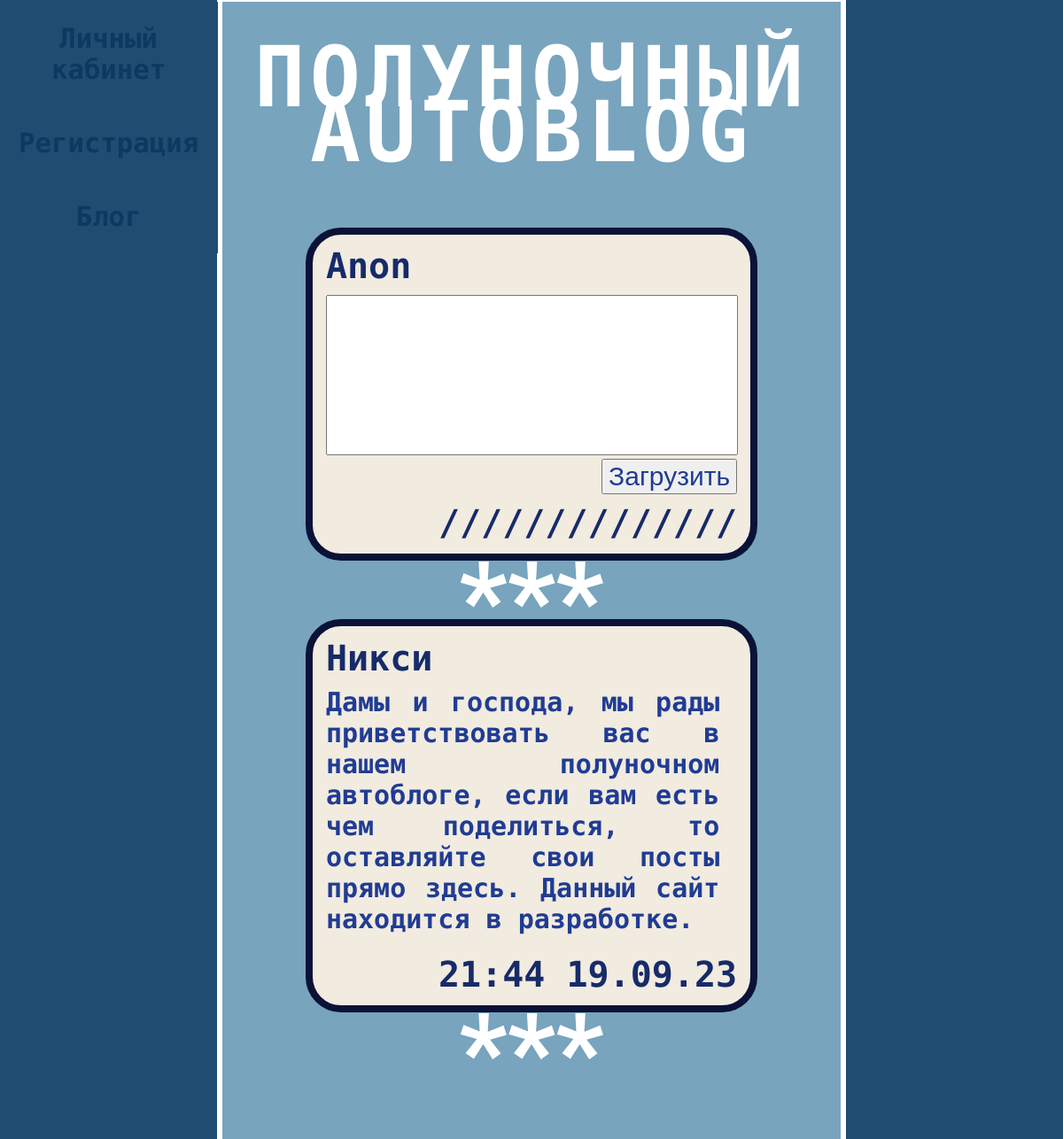
Before: / with the older database file.
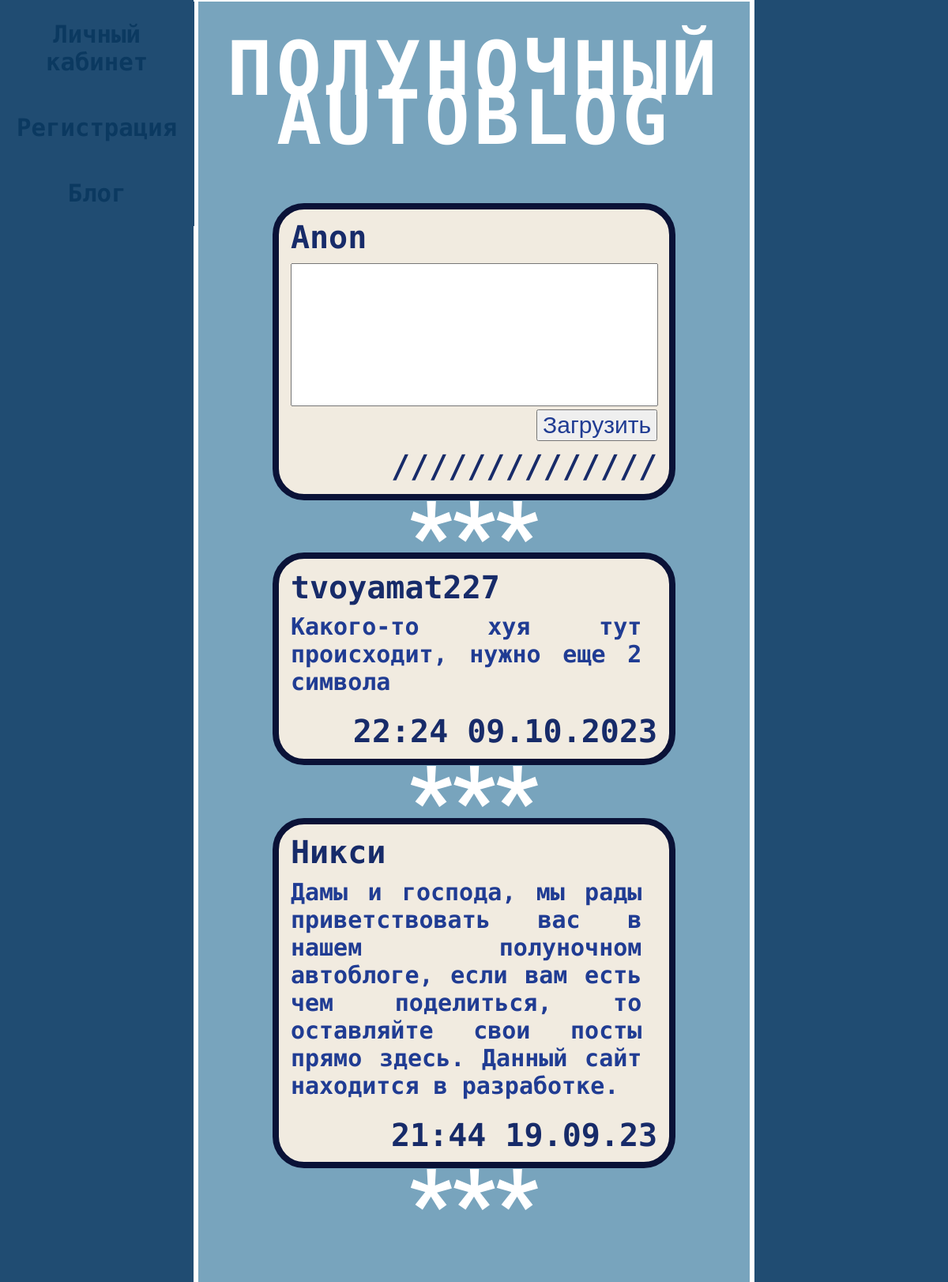
After: the same page with the newer database file.
### models.py (models this page shows, shortened)
class Posts(db.Model):
    id = db.Column(db.Integer, primary_key=True)
    usr = db.Column(db.String(50))
    text = db.Column(db.Text, nullable=True)
    time = db.Column(db.DateTime)
    string_time = db.Column(db.String(50))

### app.py (the view, shortened to what this page needs)
@app.route("/", methods=["POST", "GET"])
def index():
    posts = getTenPosts()
    if current_user.is_authenticated:
        nickname = current_user.getName()
    else:
        nickname = None
    form = PostForm()
    return render_template("index.html", menu=menu, nickname=nickname, form=form, posts=posts)

### forms.py
class PostForm(FlaskForm):
    post = TextAreaField("Поле", validators=[Length(min=30, max=300, message="Должен быть от 30 до 300 символов")])
    submit = SubmitField("Загрузить")

### models.py (called while the page is built)
def getTenPosts():
    try:
        result = Posts.query.all()[0:10]
        result.reverse()
        return result
    except:
        print("Что-то пошло не так при загрузке постов")

### templates/index.html (shortened to what this page needs)
{% extends "base.html"%}
{% block content %}
{{ super() }}
    <div class="post">
        {% if nickname %}
        <div class="nickname">{{ nickname }}</div>
        {% else %}
        <div class="nickname">Anon</div>
        {% endif %}
        <form action="" method="post" class="postform">
            <div class="posttext">{{ form.post(rows=5) }}</div>
            <div class="postbut">{{ form.submit() }}</div>
        </form>
        <div class="dateandtime">//////////////</div>
    </div>
    <div class="sign-wrap-3">
        <span class="sign_word">***</span>
    </div>
        {% for post in posts %}
    <div class="post">
        <div class="nickname">{{ post.usr }}</div>
        <div class="text">{{ post.text }}</div>
        <div class="dateandtime">{{ post.string_time }}</div>
    </div>
    <div class="sign-wrap-3">
        <span class="sign_word">***</span>
    </div>
        {% endfor %}
    <div class="post">
        <div class="nickname">Никси</div>
        <div class="text">Дамы и господа, мы рады приветствовать вас в нашем полуночном автоблоге, если вам есть чем поделиться, то оставляйте свои посты прямо здесь. Данный сайт находится в разработке.</div>
        <div class="dateandtime">21:44 19.09.23</div>
    </div>
    <div class="sign-wrap-3">
        <span class="sign_word">***</span>
    </div>
{% endblock %}

### templates/base.html (shortened to what this page needs)
<!DOCTYPE html>
<html lang="en">
<head>
    <link rel="stylesheet" href="../static/css/styles.css">
</head>
<body>
    {% block content %}
    {% block mainmenu %}
        <nav>
        {% for m in menu%}
        <a href="{{url_for(m.url)}}" class="menu">{{m.name}}</a>
        {% endfor %}
        </nav>
    {% endblock mainmenu %}
<main>
    <div class="sign-wrap-1">
        <span class="sign_word">ПОЛУНОЧНЫЙ AUTOBLOG</span>
    </div>
    {% endblock %}
</main>
</body>
</html>

### static/css/styles.css (style rules this page uses)
body { background-color: #204c72; }
div.post { margin: 1.5% 13.5% 3% 13.5%; border: solid #0a1237 6pt; border-radius: 40px; background-color: #f1ebe0; }
div.nickname { font-size: 40px; font-weight: bold; padding-left: 3%; padding-top: 2.5%; color: #172b69; padding-bottom: 2%; font-family: 'Ubuntu Mono', monospace; }
div.text { font-size: 30px; font-weight: bold; padding: 0% 3% 3% 3%; color: #203c93; font-family: 'Ubuntu Mono', monospace; text-align: justify; width: 90%; }
div.dateandtime { font-size: 40px; font-weight: bold; line-height: 50px; padding: 1% 3% 2% 3%; color: #172b69; font-family: 'Ubuntu Mono', monospace; text-align: right; }
textarea { width: 99%; resize: none; font-size: 30px; color: #203c93; font-family: 'Ubuntu Mono', monospace; }
div.post + div.sign-wrap-3 { margin-bottom: -5%; }
input { margin-block-end: 0px; margin-block-start: 0px; padding-bottom: 1%; margin-bottom: 1%; color: #203c93; font-size: 30px; }
form { margin-left: 3%; width: 50%; }
div.postbut { align-self: end; }
form.postform { width: 94%; display: flex; flex-direction: column; }
main { margin: -1% 20%; background-color: #78a4bd; border: solid white 5pt; display: flex; flex-direction: column; padding-bottom: 13%; }
nav { width: 20%; float: left; position: fixed; margin-top: 0.5%; margin-left: -0.7%; }
a.menu { padding-top: 10%; padding-bottom: 10%; display: block; font-size: 23pt; font-weight: bolder; text-decoration: none; background-color: #204c72; color: #0b3960; transition: all, 0.5s, ease, 0.5s; font-family: 'Ubuntu Mono', monospace; font-style: normal; text-align: center; width: 102.5%; }
.sign-wrap-1 { text-align: center; padding: 60px 20px; }
.sign-wrap-1 .sign_word { font-size: 95px; font-weight: bold; line-height: 50px; color: #FFF; font-family: 'Ubuntu Mono', monospace; text-transform: uppercase; animation: neon-1 .1s ease-in-out infinite alternate; letter-spacing: 4pt; }
.sign-wrap-3 { text-align: center; }
.sign-wrap-3 .sign_word { font-size: 120px; font-weight: bold; line-height: 50px; color: #FFF; font-family: 'Roboto', sans-serif; text-transform: uppercase; animation: neon-3 5s steps(1, start) infinite reverse; }

Changed rows visible on the page:
added Posts: usr "tvoyamat227", text "Какого-то хуя тут происходит, нужно еще 2 символа", string_time "22:24 09.10.2023"
